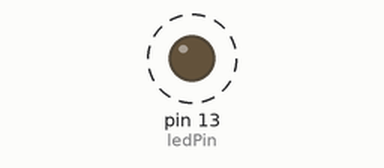
Recording of a sketch running on a simulated Arduino Uno, built with avr-gcc and run on an emulated ATmega328P. Parts: output pins drawn as LEDs (lit = HIGH). Dashed ring = blinking.

Above: at 0.2 s.
Timing chart, 0 to 3.0 s (numbered marks = the images above):
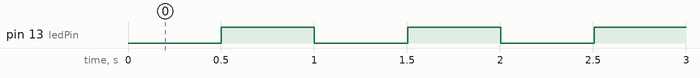

Measured:
- by itself, pin 13 (ledPin): alternates HIGH for 0.50 s and LOW for 0.50 s

The sketch:

L7_1.ino
```cpp
const int ledPin = 13;

int state = LOW;

unsigned long startTime = 0;
unsigned long interval = 500;

void setup() {
  pinMode(13, OUTPUT);
}

void loop() {
  if (startTime + interval < millis()) {
    state = !state;
    digitalWrite(ledPin, state);
    startTime = millis();
  }
}
```
